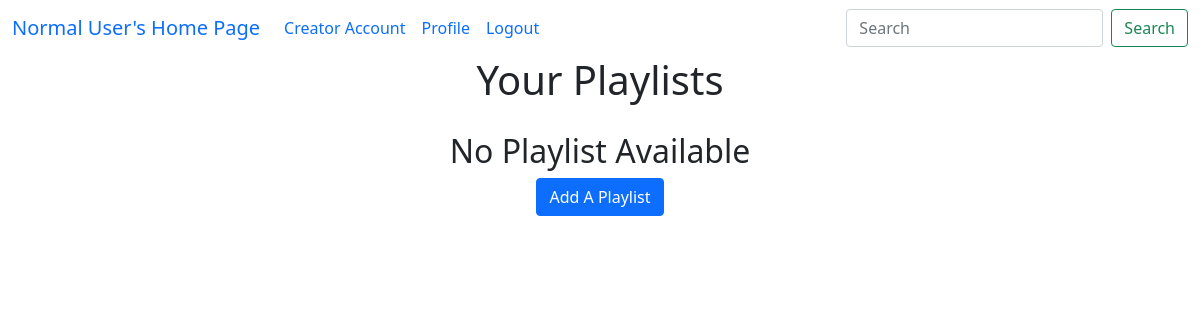
/all_playlists/1, run on an earlier commit of the app's database.
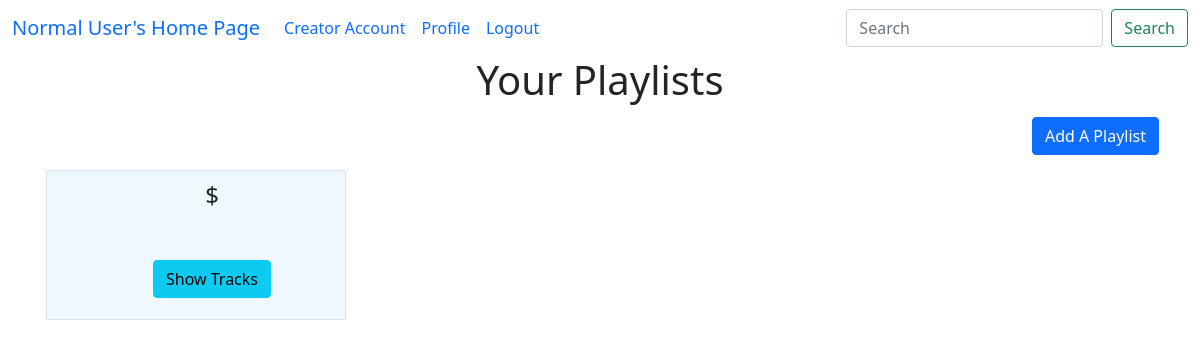
And on a later commit of the database.
### model1.py (models this page shows, shortened)
class Playlist(db.Model):
    playlist_id = db.Column(db.Integer, primary_key=True)
    playlist_name = db.Column(db.String(100), nullable=False)
    user_id = db.Column(db.Integer, db.ForeignKey("user.user_id"), nullable=False)
    playlist_songs = db.relationship("Playlist_Songs", backref="playlist",cascade="all, delete")
    user = db.relationship("User", backref="playlists")

### app.py (the view)
@app.route("/all_playlists/<int:u_id>")
def all_playlists(u_id):
    albums = Album.query.all()
    user = User.query.get(u_id)
    playlists=Playlist.query.all()
    return render_template("all_playlists_page.html",user=user,albums=albums,playlists=playlists)

### templates/all_playlists_page.html (shortened to what this page needs)
<!doctype html>
<html lang="en">
<head>
    <link href="https://cdn.jsdelivr.net/npm/bootstrap@5.0.2/dist/css/bootstrap.min.css" rel="stylesheet"
>
</head>
<body>
    {% extends "general_user_navbar.html" %}
    {% block content %}
    <div class="container-fluid">
        <div class="container-fluid">
            <h1><label for="playlists">your playlists</label></h1>
            <div id="playlists" class="container-fluid" style="text-transform: capitalize">
                {% if playlists|length == 0 %}
                <div style="text-align:center ; padding:20px;">
                    <h2>No playlist Available</h2>
                    <a  class="btn btn-primary"  href="/add_playlist/{{user.user_id}}">add a playlist</a>
                </div>
                {% else %}
                <div style="text-align:right ; padding:5px;">
                    <a  class="btn btn-primary"  href="/add_playlist/{{user.user_id}}">add a playlist</a>
                </div>
                <div class="playlists container text-center">
                    <div class="row row-cols-4">
                        {% for playlist in playlists %}
                        <div id="playlist" class="col  border border-primary-subtle" >
                            <ul type="none">
                                <li style="margin: 10px;">
                                    <h4>{{playlist.playlist_name}}</h4>
                                </li>
                                <li style="margin: 50px;"> <a class="btn btn-info" href="/playlist_songs/{{user.user_id}}/{{playlist.playlist_id}}" role="button">Show Tracks</a></li>
                            </ul>
                        </div>
                        {% endfor %}
                    </div>
                </div>
            </div>
            {% endif %}
        </div>
    </div>
    {% endblock %}

What changed in the data, as far as the page shows it:
added Playlist: playlist_name "$"
Also different on the page:
text no longer shown: "No Playlist Available"
